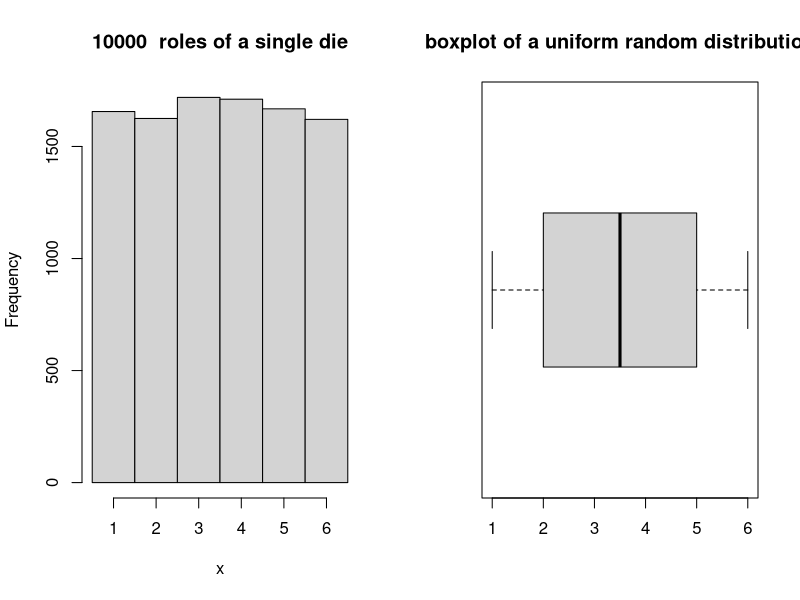
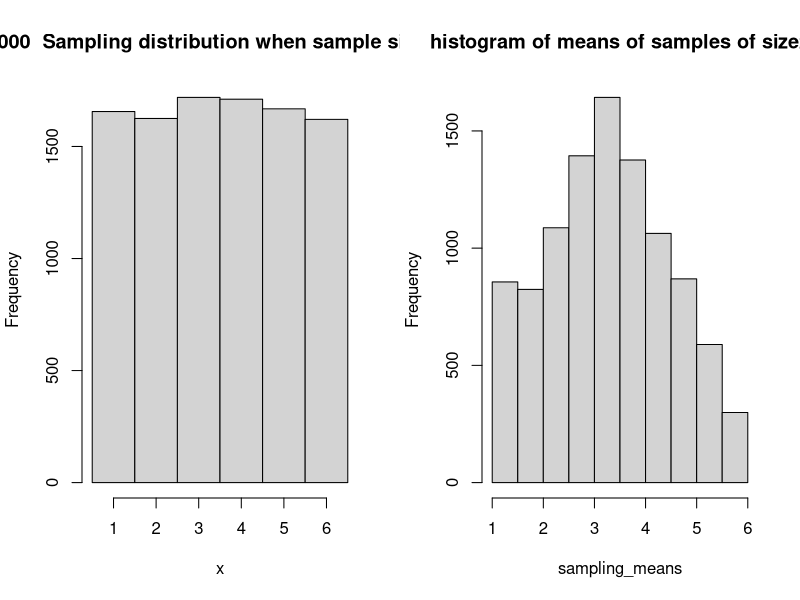
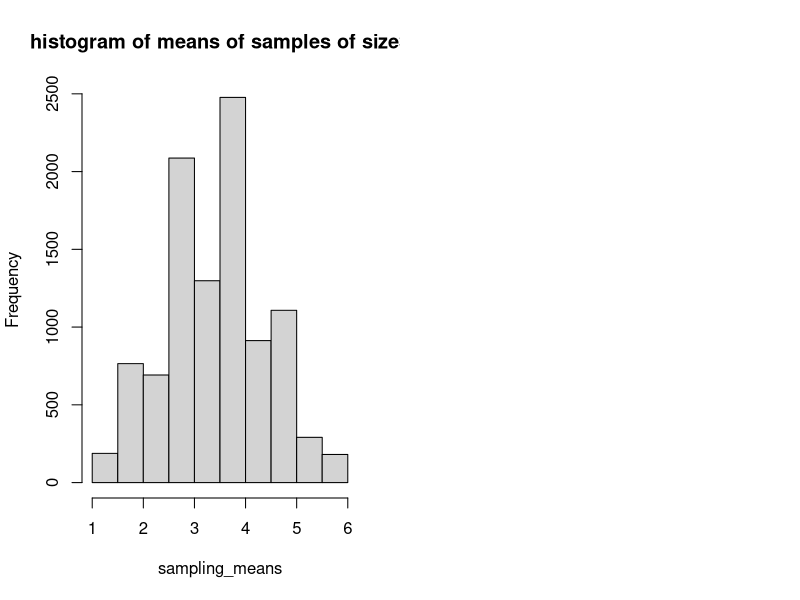

Source code (R) for these figures, in order:
## ---- chunk 1
numoftimes = 10000
possibleSides <- 1:6
x <- as.integer(runif(numoftimes,1,7))
par(mfrow=c(1,2))
hist(x,main=paste( numoftimes," roles of a single die"),breaks=seq(1-.5,6+.5,1))
boxplot(x, horizontal=TRUE,range=1)
title("boxplot of a uniform random distribution")
## ---- chunk 2
mean(x)
var(x)
hist(x,main=paste( numoftimes," Sampling distribution when sample size is 1"),breaks=seq(1-.5,6+.5,1))
## ---- chunk 3
sampling_means<-c()
for(i in 1:10000){
  #roll the first die
die1<-floor(runif(1,min=1,max=7))
  #roll the second die
die2<-floor(runif(1,min=1,max=7))
sample_mean = sum(die1,die2)/2
sampling_means<-c(sampling_means,sample_mean)
}
hist(sampling_means,main = "histogram of means of samples of size2")
mean(sampling_means)
var(sampling_means)
## ---- chunk 4
sampling_means<-c()
for(i in 1:10000){
  #roll the first die
die1<-floor(runif(1,min=1,max=7))
  #roll the second die
die2<-floor(runif(1,min=1,max=7))

die3<-floor(runif(1,min=1,max=7))

sample_mean = sum(die1,die2,die3)/3
sampling_means<-c(sampling_means,sample_mean)
}
hist(sampling_means,main = "histogram of means of samples of size3")
mean(sampling_means)
var(sampling_means)
